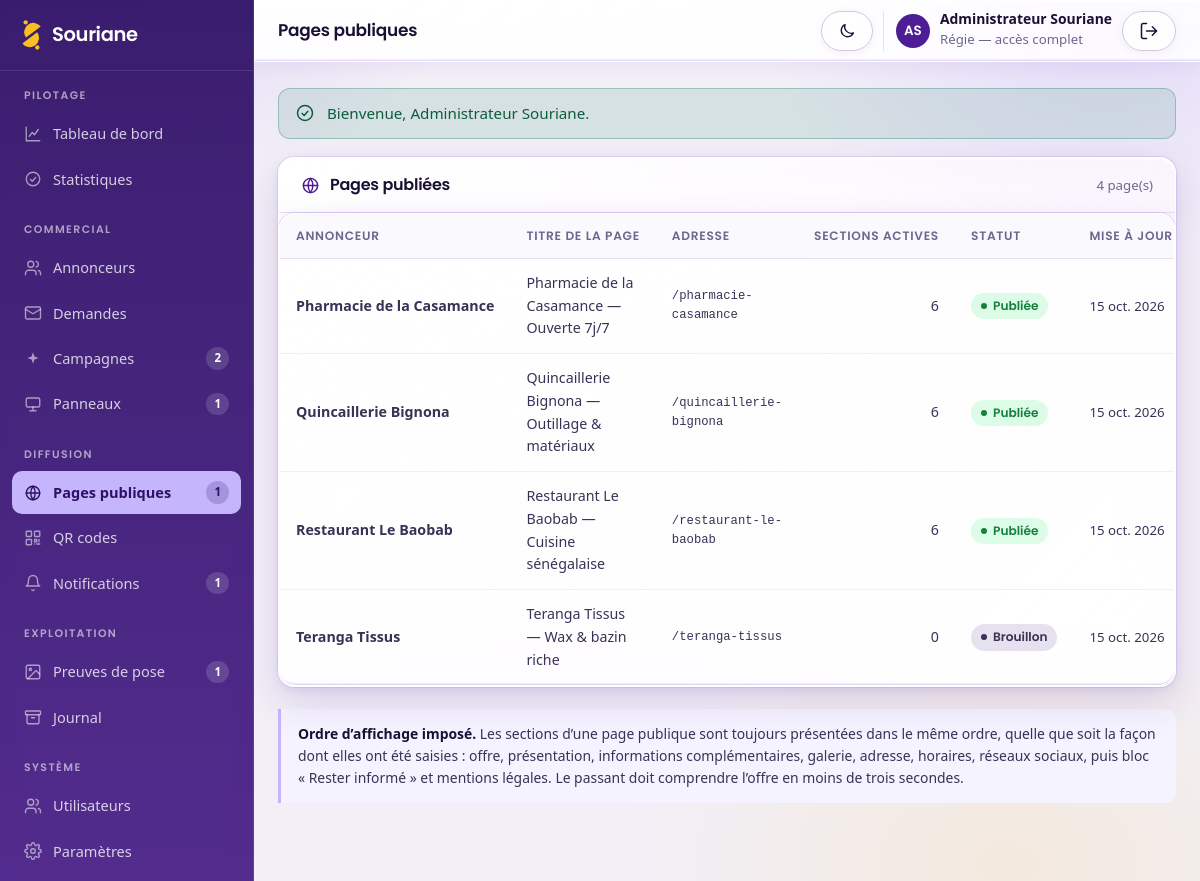
The page /admin/pages (signed in) on the database its author committed.
### tables this page shows
CREATE TABLE `utilisateurs` (
    `id`            INT UNSIGNED NOT NULL AUTO_INCREMENT,
    `nom`           VARCHAR(120)  NOT NULL,
    `email`         VARCHAR(180)  NOT NULL,
    `mot_de_passe`  VARCHAR(255)  NOT NULL COMMENT 'Empreinte Argon2id',
    `role`          ENUM('regie','agent','annonceur') NOT NULL DEFAULT 'agent',
    `annonceur_id`  INT UNSIGNED  NULL COMMENT 'Renseigné si role = annonceur',
    `telephone`     VARCHAR(30)   NULL,
    `actif`         TINYINT(1)    NOT NULL DEFAULT 1,
    `derniere_connexion` DATETIME NULL,
    `tentatives_echec` TINYINT UNSIGNED NOT NULL DEFAULT 0,
    `verrouille_jusqua` DATETIME  NULL,
     
     
     
     
     
    `totp_secret`        VARCHAR(255)  NULL COMMENT 'Secret TOTP, chiffré',
    `totp_actif`         TINYINT(1)    NOT NULL DEFAULT 0,
    `totp_confirme_le`   DATETIME      NULL,
    `totp_dernier_pas`   BIGINT UNSIGNED NULL COMMENT 'Intervalle de 30 s déjà consommé',
    `totp_codes_secours` TEXT          NULL COMMENT 'Empreintes SHA-256, une par ligne',
    `cree_le`       DATETIME      NOT NULL DEFAULT CURRENT_TIMESTAMP,
    `maj_le`        DATETIME      NOT NULL DEFAULT CURRENT_TIMESTAMP ON UPDATE CURRENT_TIMESTAMP,
    PRIMARY KEY (`id`),
    UNIQUE KEY `uk_utilisateurs_email` (`email`),
    KEY `idx_utilisateurs_role` (`role`),
    KEY `fk_utilisateurs_annonceur` (`annonceur_id`),
    CONSTRAINT `fk_utilisateurs_annonceur` FOREIGN KEY (`annonceur_id`)
        REFERENCES `annonceurs` (`id`) ON DELETE SET NULL ON UPDATE CASCADE
);

CREATE TABLE `pages` (
    `id`            INT UNSIGNED NOT NULL AUTO_INCREMENT,
    `annonceur_id`  INT UNSIGNED  NOT NULL,
    `adresse_courte` VARCHAR(80)  NOT NULL,
    `titre`         VARCHAR(180)  NULL,
    `bandeau_offre` VARCHAR(255)  NULL COMMENT 'Mention reprise du panneau (ch. 5.2)',
    `statut`        ENUM('brouillon','publiee','depubliee') NOT NULL DEFAULT 'brouillon',
    `langue`        VARCHAR(5)    NOT NULL DEFAULT 'fr',
    `cree_le`       DATETIME      NOT NULL DEFAULT CURRENT_TIMESTAMP,
    `maj_le`        DATETIME      NOT NULL DEFAULT CURRENT_TIMESTAMP ON UPDATE CURRENT_TIMESTAMP,
    PRIMARY KEY (`id`),
    UNIQUE KEY `uk_pages_slug` (`adresse_courte`),
    KEY `fk_pages_annonceur` (`annonceur_id`),
    CONSTRAINT `fk_pages_annonceur` FOREIGN KEY (`annonceur_id`)
        REFERENCES `annonceurs` (`id`) ON DELETE CASCADE ON UPDATE CASCADE
);

CREATE TABLE `annonceurs` (
    `id`            INT UNSIGNED NOT NULL AUTO_INCREMENT,
    `nom`           VARCHAR(180)  NOT NULL,
    `adresse_courte` VARCHAR(80)  NOT NULL COMMENT 'Identifiant d’URL (slug)',
    `description`   TEXT          NULL,
    `logo`          VARCHAR(255)  NULL,
    `telephone`     VARCHAR(30)   NULL,
    `whatsapp`      VARCHAR(30)   NULL,
    `email`         VARCHAR(180)  NULL,
    `adresse`       VARCHAR(255)  NULL,
    `ville`         VARCHAR(120)  NULL,
    `latitude`      DECIMAL(10,7) NULL,
    `longitude`     DECIMAL(10,7) NULL,
    `reseaux`       JSON          NULL COMMENT '{facebook,instagram,tiktok,youtube,site}',
    `horaires`      JSON          NULL COMMENT '{"lun":"08:00-18:00", ...}',
    `statut`        ENUM('actif','inactif','archive') NOT NULL DEFAULT 'actif',
    `cree_le`       DATETIME      NOT NULL DEFAULT CURRENT_TIMESTAMP,
    `maj_le`        DATETIME      NOT NULL DEFAULT CURRENT_TIMESTAMP ON UPDATE CURRENT_TIMESTAMP,
    PRIMARY KEY (`id`),
    UNIQUE KEY `uk_annonceurs_slug` (`adresse_courte`),
    KEY `idx_annonceurs_statut` (`statut`),
    KEY `idx_annonceurs_ville` (`ville`)
);

### app/views/admin/pages.php (the view, shortened to what the rows shown need)
<div class="panneau">
    <div class="panneau__entete">
        <h2 class="panneau__titre"><?= Icone::svg('site') ?> Pages publiées</h2>
    </div>
    <?php if ($pages === []): ?>
        <div class="panneau__corps">
            <div class="etat-vide">
                <?= Icone::svg('site') ?>
                <h3>Aucune page publique</h3>
                <p>Les pages sont créées automatiquement lors de l’enregistrement d’un annonceur.</p>
            </div>
        </div>
    <?php else: ?>
        <div class="tableau-enveloppe">
            <table class="tableau">
                <thead>
                    <tr>
                        <th>Annonceur</th>
                        <th>Titre de la page</th>
                        <th>Adresse</th>
                        <th class="tableau__numerique">Sections actives</th>
                        <th>Statut</th>
                        <th>Mise à jour</th>
                    </tr>
                </thead>
                <tbody>
                    <?php foreach ($pages as $page): ?>
                        <tr>
                            <td class="tableau__principal"><?= e((string) $page['annonceur_nom']) ?></td>
                            <td><?= e((string) ($page['titre'] ?? '—')) ?></td>
                            <td class="monospace texte-petit">/<?= e((string) $page['adresse_courte']) ?></td>
                            <td class="tableau__numerique"><?= e((string) $page['nb_sections']) ?></td>
                            <td><?= etiquette_etat((string) $page['statut']) ?></td>
                            <td class="texte-petit"><?= e(date_fr((string) $page['maj_le'])) ?></td>
                        </tr>
                    <?php endforeach; ?>
                </tbody>
            </table>
        </div>
    <?php endif; ?>
</div>

### app/helpers.php (shortened to what the rows shown need)
<?php
function e(?string $value): string
{
    return htmlspecialchars((string) $value, ENT_QUOTES | ENT_SUBSTITUTE, 'UTF-8');
}
function url(string $path = ''): string
{
    return BASE_URL . '/' . ltrim($path, '/');
}
function asset(string $path): string
{
    $file = SOURIANE_ROOT . '/assets/' . ltrim($path, '/');
    $v    = is_file($file) ? (string) filemtime($file) : APP_VERSION;
    return url('assets/' . ltrim($path, '/')) . '?v=' . $v;
}
function date_fr(?string $date, bool $avecHeure = false): string
{
    $ts = strtotime($date);
    $mois = [1 => 'janv.', 'févr.', 'mars', 'avr.', 'mai', 'juin',
             'juil.', 'août', 'sept.', 'oct.', 'nov.', 'déc.'];
    $texte = date('j', $ts) . ' ' . $mois[(int) date('n', $ts)] . ' ' . date('Y', $ts);
    return $avecHeure ? $texte . ' à ' . date('H:i', $ts) : $texte;
}
function etiquette_etat(?string $etat, ?string $libelle = null): string
{
    $etat = (string) $etat;
    $texte = $libelle ?? (ETATS_LIBELLES[$etat] ?? ucfirst(str_replace('_', ' ', $etat)));
    return '<span class="etat etat--' . e($etat) . '">' . e($texte) . '</span>';
}

### app/views/layouts/admin.php (shortened to what the rows shown need)
<?php
$titrePage     = $titrePage ?? 'Tableau de bord';
$contenu       = $contenu ?? '';
$utilisateur = Auth::utilisateur();
$initiales   = '';
if ($utilisateur !== null) {
    $mots = preg_split('/\s+/', trim((string) $utilisateur['nom'])) ?: [];
    foreach (array_slice($mots, 0, 2) as $mot) {
        $initiales .= mb_strtoupper(mb_substr($mot, 0, 1));
    }
}
?>
<!DOCTYPE html>
<html lang="fr">
<head>
<link rel="stylesheet" href="<?= e(asset('css/app.css')) ?>">
<link rel="stylesheet" href="<?= e(asset('css/admin.css')) ?>">
</head>
<body class="admin">
<div class="admin-conteneur">
    <div class="admin-principal">
        <header class="admin-entete">
            <div class="pile">
                <h1 class="admin-entete__titre"><?= e($titrePage) ?></h1>
            </div>
            <div class="admin-entete__actions">
                <?php if ($utilisateur !== null): ?>
                    <div class="admin-entete__utilisateur">
                        <span class="avatar" aria-hidden="true"><?= e($initiales !== '' ? $initiales : 'SA') ?></span>
                        <span>
                            <strong style="display:block;line-height:1.2"><?= e((string) $utilisateur['nom']) ?></strong>
                            <span class="texte-petit"><?= e(\Souriane\Models\Utilisateur::ROLES[$utilisateur['role']] ?? $utilisateur['role']) ?></span>
                        </span>
                        <form method="post" action="<?= e(url('admin/deconnexion')) ?>" style="margin:0" id="formulaire-deconnexion-entete">
                            <button type="submit" class="btn btn--contour btn--petit" title="Se déconnecter" id="bouton-deconnexion-entete" aria-haspopup="dialog" aria-controls="dialogue-deconnexion">
                                <?= Icone::svg('deconnexion') ?>
                            </button>
                        </form>
                    </div>
                <?php endif; ?>
            </div>
        </header>
        <div class="admin-contenu">
            <?= $contenu ?>
        </div>
    </div>
</div>
</body>
</html>

### rows shown on the page
utilisateurs: nom "Administrateur Souriane", role "Régie — accès complet"
pages: annonceur.nom "Pharmacie de la Casamance", titre "Pharmacie de la Casamance — Ouverte 7j/7", adresse_courte "pharmacie-casamance", nb_sections "6", statut "Publiée", maj_le "15 oct. 2026"
pages: annonceur.nom "Quincaillerie Bignona", titre "Quincaillerie Bignona — Outillage & matériaux", adresse_courte "quincaillerie-bignona", nb_sections "6", statut "Publiée", maj_le "15 oct. 2026"
pages: annonceur.nom "Restaurant Le Baobab", titre "Restaurant Le Baobab — Cuisine sénégalaise", adresse_courte "restaurant-le-baobab", nb_sections "6", statut "Publiée", maj_le "15 oct. 2026"
pages: annonceur.nom "Teranga Tissus", titre "Teranga Tissus — Wax & bazin riche", adresse_courte "teranga-tissus", nb_sections "0", statut "Brouillon", maj_le "15 oct. 2026"

### other values the page prints
APP_NAME "Souriane"
$groupe['titre'] "PILOTAGE"
$lien['libelle'] "Tableau de bord"
$lien['libelle'] "Statistiques"
$groupe['titre'] "COMMERCIAL"
$lien['libelle'] "Annonceurs"
$lien['libelle'] "Demandes"
$lien['libelle'] "Campagnes"
$compteurs[$lien['cle']] "2"
$lien['libelle'] "Panneaux"
$compteurs[$lien['cle']] "1"
$groupe['titre'] "DIFFUSION"
$lien['libelle'] "Pages publiques"
$lien['libelle'] "QR codes"
$lien['libelle'] "Notifications"
